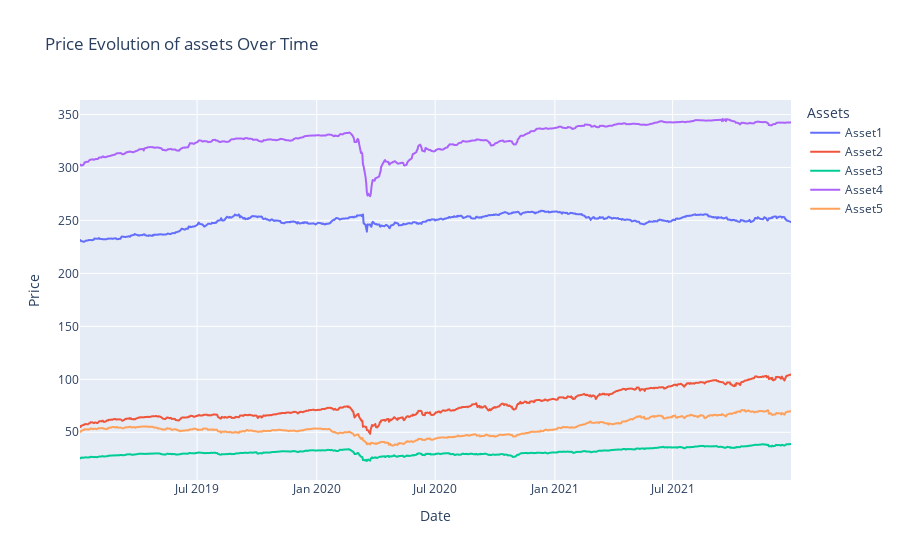

Here is the notebook cell this chart was saved with:
### Code cell
fig = px.line(
    df_unpivot, 
    x='date', 
    y='Price', 
    color='Asset',
    title='Price Evolution of assets Over Time',
    labels={
        'date': 'Date',
        'Price': 'Price',
        'Asset': 'Asset'
    }
)

fig.update_layout(
    xaxis_title='Date',
    yaxis_title='Price',
    legend_title='Assets'
)

fig.show()

### Figure 1 — Plotly figure (JSON) as saved in the notebook; plotly's stock layout.template omitted (floating-point values rounded to 4 significant figures; data arrays with more than 128 entries replaced by an {"elided": "..."} marker saying what was removed)
{"data": [{"hovertemplate": "Asset=Asset1<br>Date=%{x}<br>Price=%{y}<extra></extra>", "legendgroup": "Asset1", "line": {"color": "#636efa", "dash": "solid"}, "marker": {"symbol": "circle"}, "mode": "lines", "name": "Asset1", "showlegend": true, "type": "scattergl", "x": {"elided": "730 str values"}, "xaxis": "x", "y": {"elided": "730 float values"}, "yaxis": "y"}, {"hovertemplate": "Asset=Asset2<br>Date=%{x}<br>Price=%{y}<extra></extra>", "legendgroup": "Asset2", "line": {"color": "#EF553B", "dash": "solid"}, "marker": {"symbol": "circle"}, "mode": "lines", "name": "Asset2", "showlegend": true, "type": "scattergl", "x": {"elided": "730 str values"}, "xaxis": "x", "y": {"elided": "730 float values"}, "yaxis": "y"}, {"hovertemplate": "Asset=Asset3<br>Date=%{x}<br>Price=%{y}<extra></extra>", "legendgroup": "Asset3", "line": {"color": "#00cc96", "dash": "solid"}, "marker": {"symbol": "circle"}, "mode": "lines", "name": "Asset3", "showlegend": true, "type": "scattergl", "x": {"elided": "730 str values"}, "xaxis": "x", "y": {"elided": "730 float values"}, "yaxis": "y"}, {"hovertemplate": "Asset=Asset4<br>Date=%{x}<br>Price=%{y}<extra></extra>", "legendgroup": "Asset4", "line": {"color": "#ab63fa", "dash": "solid"}, "marker": {"symbol": "circle"}, "mode": "lines", "name": "Asset4", "showlegend": true, "type": "scattergl", "x": {"elided": "730 str values"}, "xaxis": "x", "y": {"elided": "730 float values"}, "yaxis": "y"}, {"hovertemplate": "Asset=Asset5<br>Date=%{x}<br>Price=%{y}<extra></extra>", "legendgroup": "Asset5", "line": {"color": "#FFA15A", "dash": "solid"}, "marker": {"symbol": "circle"}, "mode": "lines", "name": "Asset5", "showlegend": true, "type": "scattergl", "x": {"elided": "730 str values"}, "xaxis": "x", "y": {"elided": "730 float values"}, "yaxis": "y"}], "layout": {"legend": {"title": {"text": "Assets"}, "tracegroupgap": 0}, "title": {"text": "Price Evolution of assets Over Time"}, "xaxis": {"anchor": "y", "domain": [0, 1], "title": {"text": "Date"}}, "yaxis": {"anchor": "x", "domain": [0, 1], "title": {"text": "Price"}}}}
